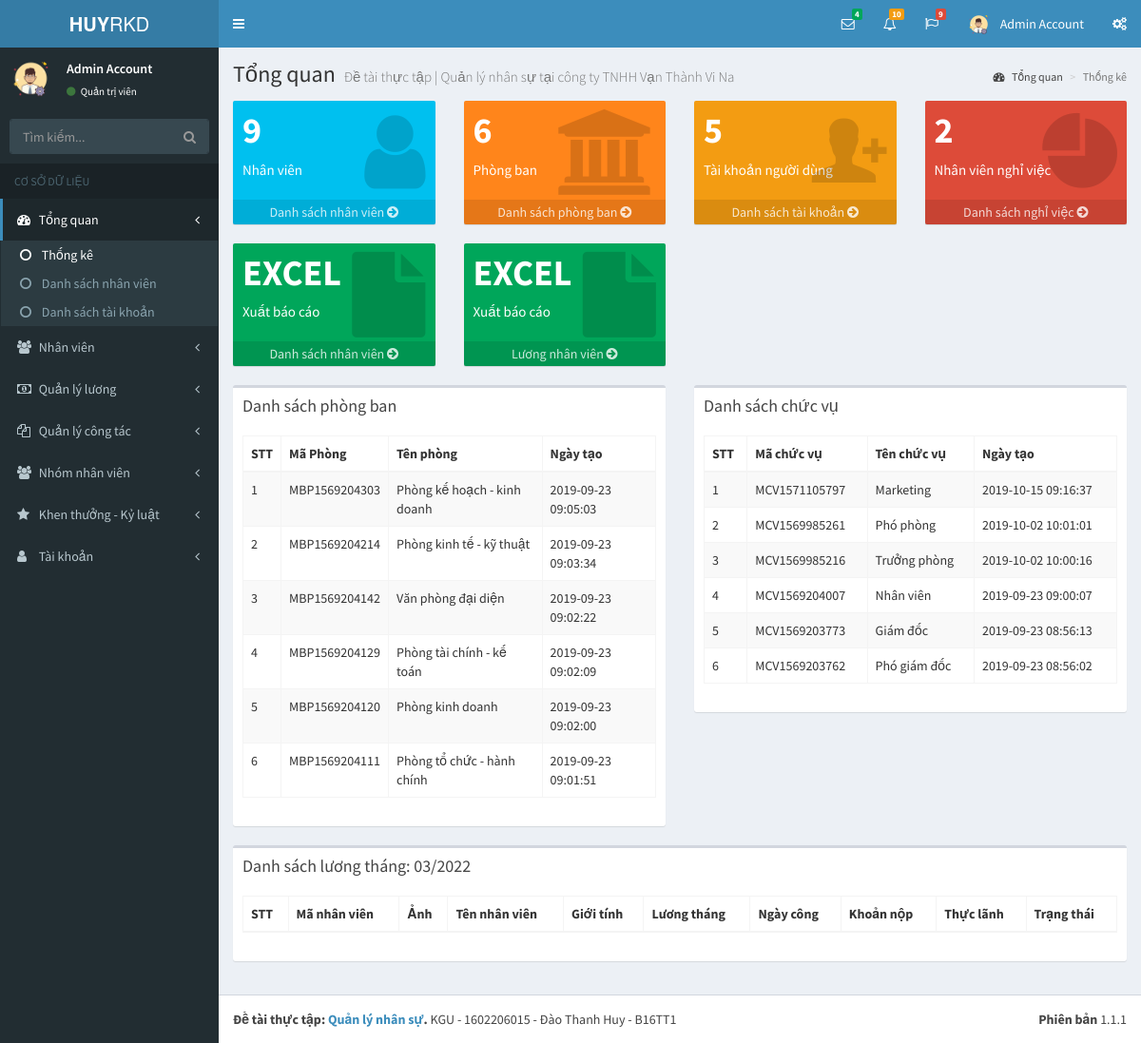
The app's page /pages/index.php?p=index&a=statistic (signed in) with its own data.
### tables this page shows
CREATE TABLE `tai_khoan` (
  `id` int(11) NOT NULL,
  `ho` varchar(50) NOT NULL,
  `ten` varchar(50) NOT NULL,
  `hinh_anh` varchar(50) NOT NULL,
  `email` varchar(50) NOT NULL,
  `mat_khau` varchar(50) NOT NULL,
  `so_dt` varchar(50) NOT NULL,
  `quyen` tinyint(1) NOT NULL,
  `trang_thai` tinyint(1) NOT NULL,
  `truy_cap` int(11) NOT NULL,
  `ngay_tao` datetime NOT NULL,
  `ngay_sua` datetime NOT NULL
);

CREATE TABLE `phong_ban` (
  `id` int(11) NOT NULL,
  `ma_phong_ban` varchar(255) NOT NULL,
  `ten_phong_ban` varchar(255) NOT NULL,
  `ghi_chu` varchar(255) NOT NULL,
  `nguoi_tao` varchar(50) NOT NULL,
  `ngay_tao` datetime NOT NULL,
  `nguoi_sua` varchar(50) DEFAULT NULL,
  `ngay_sua` datetime DEFAULT NULL
);

CREATE TABLE `chuc_vu` (
  `id` int(11) NOT NULL,
  `ma_chuc_vu` varchar(50) NOT NULL,
  `ten_chuc_vu` varchar(255) NOT NULL,
  `luong_ngay` double NOT NULL,
  `ghi_chu` varchar(255) NOT NULL,
  `nguoi_tao` varchar(50) NOT NULL,
  `ngay_tao` datetime NOT NULL,
  `nguoi_sua` varchar(50) NOT NULL,
  `ngay_sua` datetime NOT NULL
);

### pages/index.php (the view, shortened to what this page needs)
<?php
if(isset($_SESSION['username']) && isset($_SESSION['level']))
{
	include('../layouts/header.php');
	include('../layouts/topbar.php');
	include('../layouts/sidebar.php');
	$nv = "SELECT count(id) as soluong FROM nhanvien";
	$resultNV = mysqli_query($conn, $nv);
	$rowNV = mysqli_fetch_array($resultNV);
	$tongNV = $rowNV['soluong'];
	$nghiViec = "SELECT count(id) as soluong FROM nhanvien WHERE trang_thai = 0";
	$resultNghiViec = mysqli_query($conn, $nghiViec);
	$rowNghiViec = mysqli_fetch_array($resultNghiViec);
	$tongNghiViec = $rowNghiViec['soluong'];
	$pb = "SELECT count(id) as soluong FROM phong_ban";
	$resultPB = mysqli_query($conn, $pb);
	$rowPB = mysqli_fetch_array($resultPB);
	$tongPB = $rowPB['soluong'];
	$tk = "SELECT count(id) as soluong FROM tai_khoan";
	$resultTK = mysqli_query($conn, $tk);
	$rowTK = mysqli_fetch_array($resultTK);
	$tongTK = $rowTK['soluong'];
	$phongBan = "SELECT ma_phong_ban, ten_phong_ban, ngay_tao FROM phong_ban ORDER BY id DESC";
	$resultPhongBan = mysqli_query($conn, $phongBan);
	$arrPhongBan = array();
	while ($rowPhongBan = mysqli_fetch_array($resultPhongBan))
	{
		$arrPhongBan[] = $rowPhongBan;
	}
	$chucVu = "SELECT ma_chuc_vu, ten_chuc_vu, ngay_tao FROM chuc_vu ORDER BY id DESC";
	$resultChucVu = mysqli_query($conn, $chucVu);
	$arrChucVu = array();
	while ($rowChucVu = mysqli_fetch_array($resultChucVu))
	{
		$arrChucVu[] = $rowChucVu;
	}
	$thangLuongHienTai = date_format(date_create(date("Y-m-d H:i:s")), "m/Y");
?>
	<div class="content-wrapper">
	    <section class="content-header">
	      <h1>
	        Tổng quan
	        <small>Đề tài thực tập | Quản lý nhân sự tại công ty TNHH Vạn Thành Vi Na</small>
	      </h1>
	      <ol class="breadcrumb">
	        <li><a href="index.php?p=index&a=statistic"><i class="fa fa-dashboard"></i> Tổng quan</a></li>
	        <li class="active">Thống kê</li>
	      </ol>
	    </section>
	    <section class="content">
	      <div class="row">
	        <div class="col-lg-3 col-xs-6">
	          <div class="small-box bg-aqua">
	            <div class="inner">
	              <h3><?php echo $tongNV; ?></h3>
	              <p>Nhân viên</p>
	            </div>
	            <div class="icon">
	              <i class="fa fa-user"></i>
	            </div>
	            <a href="danh-sach-nhan-vien.php?p=staff&a=list-staff" class="small-box-footer">Danh sách nhân viên <i class="fa fa-arrow-circle-right"></i></a>
	          </div>
	        </div>
	        <div class="col-lg-3 col-xs-6">
	          <div class="small-box bg-orange">
	            <div class="inner">
	              <h3><?php echo $tongPB; ?></h3>
	              <p>Phòng ban</p>
	            </div>
	            <div class="icon">
	              <i class="fa fa-bank"></i>
	            </div>
	            <a href="phong-ban.php?p=staff&a=room" class="small-box-footer">Danh sách phòng ban <i class="fa fa-arrow-circle-right"></i></a>
	          </div>
	        </div>
	        <div class="col-lg-3 col-xs-6">
	          <div class="small-box bg-yellow">
	            <div class="inner">
	              <h3><?php echo $tongTK; ?></h3>
	              <p>Tài khoản người dùng</p>
	            </div>
	            <div class="icon">
	              <i class="ion ion-person-add"></i>
	            </div>
	            <a href="ds-tai-khoan.php?p=account&a=list-account" class="small-box-footer">Danh sách tài khoản <i class="fa fa-arrow-circle-right"></i></a>
	          </div>
	        </div>
	        <div class="col-lg-3 col-xs-6">
	          <div class="small-box bg-red">
	            <div class="inner">
	              <h3><?php echo $tongNghiViec; ?></h3>
	              <p>Nhân viên nghỉ việc</p>
	            </div>
	            <div class="icon">
	              <i class="ion ion-pie-graph"></i>
	            </div>
	            <a href="#" class="small-box-footer" onclick="return false;">Danh sách nghỉ việc <i class="fa fa-arrow-circle-right"></i></a>
	          </div>
	        </div>
	        <div class="col-lg-3 col-xs-6">
	          <div class="small-box bg-green">
	            <div class="inner">
	              <h3>EXCEL</h3>
	              <p>Xuất báo cáo</p>
	            </div>
	            <div class="icon">
	              <i class="fa fa-file"></i>
	            </div>
	            <a href="export-nhan-vien.php" class="small-box-footer">Danh sách nhân viên <i class="fa fa-arrow-circle-right"></i></a>
	          </div>
	        </div>
	        <div class="col-lg-3 col-xs-6">
	          <div class="small-box bg-green">
	            <div class="inner">
	              <h3>EXCEL</h3>
	              <p>Xuất báo cáo</p>
	            </div>
	            <div class="icon">
	              <i class="fa fa-file"></i>
	            </div>
	            <a href="export-bang-luong.php" class="small-box-footer">Lương nhân viên <i class="fa fa-arrow-circle-right"></i></a>
	          </div>
	        </div>
	      </div>
	      <div class="row">
	      	<div class="col-lg-6">
	      		<div class="box">
		            <div class="box-header">
		              <h3 class="box-title">Danh sách phòng ban</h3>
		            </div>
		            <div class="box-body">
		              <div class="table-responsive">
		                <table id="example1" class="table table-bordered table-striped">
		                  <thead>
		                  <tr>
		                    <th>STT</th>
		                    <th>Mã Phòng</th>
		                    <th>Tên phòng</th>
		                    <th>Ngày tạo</th>
		                  </tr>
		                  </thead>
		                  <tbody>
		                  <?php
		                    $count = 1;
		                    foreach ($arrPhongBan as $pb)
		                    {
		                  ?>
		                      <tr>
		                        <td><?php echo $count; ?></td>
		                        <td><?php echo $pb['ma_phong_ban']; ?></td>
		                        <td><?php echo $pb['ten_phong_ban']; ?></td>
		                        <td><?php echo $pb['ngay_tao']; ?></td>
		                      </tr>
		                  <?php
		                      $count++;
		                    }
		                  ?>
		                  </tbody>
		                </table>
		              </div>
		            </div>
		         </div>
	      	</div>
	      	<div class="col-lg-6">
	      		<div class="box">
		            <div class="box-header">
		              <h3 class="box-title">Danh sách chức vụ</h3>
		            </div>
		            <div class="box-body">
		              <div class="table-responsive">
		                <table id="example3" class="table table-bordered table-striped">
		                  <thead>
		                  <tr>
		                    <th>STT</th>
		                    <th>Mã chức vụ</th>
		                    <th>Tên chức vụ</th>
		                    <th>Ngày tạo</th>
		                  </tr>
		                  </thead>
		                  <tbody>
		                  <?php
		                    $count = 1;
		                    foreach ($arrChucVu as $cv)
		                    {
		                  ?>
		                      <tr>
		                        <td><?php echo $count; ?></td>
		                        <td><?php echo $cv['ma_chuc_vu']; ?></td>
		                        <td><?php echo $cv['ten_chuc_vu']; ?></td>
		                        <td><?php echo $cv['ngay_tao']; ?></td>
		                      </tr>
		                  <?php
		                      $count++;
		                    }
		                  ?>
		                  </tbody>
		                </table>
		              </div>
		            </div>
		         </div>
	      	</div>
	      	<div class="col-lg-12">
	      		<div class="box">
		            <div class="box-header">
		              <h3 class="box-title">Danh sách lương tháng: <?php echo $thangLuongHienTai; ?></h3>
		            </div>
		            <div class="box-body">
		              <div class="table-responsive">
		                <table id="example4" class="table table-bordered table-striped">
		                  <thead>
		                  <tr>
		                    <th>STT</th>
		                    <th>Mã nhân viên</th>
		                    <th>Ảnh</th>
		                    <th>Tên nhân viên</th>
		                    <th>Giới tính</th>
		                    <th>Lương tháng</th>
		                    <th>Ngày công</th>
		                    <th>Khoản nộp</th>
		                    <th>Thực lãnh</th>
		                    <th>Trạng thái</th>
		                  </tr>
		                  </thead>
		                </table>
		              </div>
		            </div>
		         </div>
	      	</div>
	      </div>
	    </section>
	</div>
<?php
	include('../layouts/footer.php');
}
else
{
	header('Location: dang-nhap.php');
}
?>

### layouts/topbar.php (shortened to what this page needs)
<body class="hold-transition skin-blue sidebar-mini">
<div class="wrapper">
  <header class="main-header">
    <a href="index.php?p=index&a=statistic" class="logo">
      <span class="logo-lg"><b>HUY</b>RKD</span>
    </a>
    <nav class="navbar navbar-static-top">
      <a href="#" class="sidebar-toggle" data-toggle="push-menu" role="button">
      </a>
      <div class="navbar-custom-menu">
        <ul class="nav navbar-nav">
          <li class="dropdown messages-menu">
            <a href="#" class="dropdown-toggle" data-toggle="dropdown">
              <i class="fa fa-envelope-o"></i>
              <span class="label label-success">4</span>
            </a>
          </li>
          <li class="dropdown notifications-menu">
            <a href="#" class="dropdown-toggle" data-toggle="dropdown">
              <i class="fa fa-bell-o"></i>
              <span class="label label-warning">10</span>
            </a>
          </li>
          <li class="dropdown tasks-menu">
            <a href="#" class="dropdown-toggle" data-toggle="dropdown">
              <i class="fa fa-flag-o"></i>
              <span class="label label-danger">9</span>
            </a>
          </li>
          <li class="dropdown user user-menu">
            <a href="#" class="dropdown-toggle" data-toggle="dropdown">
              <img src="../uploads/images/<?php echo $row_acc['hinh_anh']; ?>" class="user-image" alt="User Image">
              <span class="hidden-xs"><?php echo $row_acc['ten']; ?> <?php echo $row_acc['ho']; ?></span>
            </a>
          </li>
          <li>
            <a href="#" data-toggle="control-sidebar"><i class="fa fa-gears"></i></a>
          </li>
        </ul>
      </div>
    </nav>
  </header>

### layouts/sidebar.php (shortened to what this page needs)
<?php
    if(isset($_GET['p']) && isset($_GET['a']))
    {
        $p = $_GET['p'];
        $a = $_GET['a'];
    }
?>
  <aside class="main-sidebar">
    <section class="sidebar">
      <div class="user-panel">
        <div class="pull-left image">
          <img src="../uploads/images/<?php echo $row_acc['hinh_anh']; ?>" class="img-circle" alt="User Image">
        </div>
        <div class="pull-left info">
          <p>
            <?php echo $row_acc['ten']; ?> <?php echo $row_acc['ho']; ?>
          </p>
          <a href="#"><i class="fa fa-circle text-success"></i>
            <?php
              if($row_acc['quyen'] == 1)
              {
                echo "Quản trị viên";
              }
              else
              {
                echo "Nhân viên";
              }
            ?>
          </a>
        </div>
      </div>
      <form action="#" method="get" class="sidebar-form">
        <div class="input-group">
          <input type="text" name="q" class="form-control" placeholder="Tìm kiếm...">
          <span class="input-group-btn">
                <button type="submit" name="search" id="search-btn" class="btn btn-flat"><i class="fa fa-search"></i>
                </button>
              </span>
        </div>
      </form>
      <ul class="sidebar-menu" data-widget="tree">
        <li class="header">CƠ SỞ DỮ LIỆU</li>
        <li class="<?php if($p == 'index') echo 'active'; ?> treeview">
          <a href="#">
            <i class="fa fa-dashboard"></i> <span>Tổng quan</span>
            <span class="pull-right-container">
              <i class="fa fa-angle-left pull-right"></i>
            </span>
          </a>
          <ul class="treeview-menu">
            <li class="<?php if($a == 'statistic') echo 'active'; ?>"><a href="index.php?p=index&a=statistic"><i class="fa fa-circle-o"></i> Thống kê</a></li>
            <li class="<?php if($a == 'nhanvien') echo 'active'; ?>"><a a href="ds-nhanvien.php?p=index&a=nhanvien"><i class="fa fa-circle-o"></i> Danh sách nhân viên</a></li>
            <li class="<?php if(($p == 'index') && ($a == 'taikhoan')) echo 'active'; ?>"><a href="index_taikhoan.php?p=index&a=taikhoan"><i class="fa fa-circle-o"></i> Danh sách tài khoản</a></li>
          </ul>
        </li>
        <li class="<?php if($p == 'staff') echo 'active'; ?> treeview">
          <a href="#">
            <i class="fa fa-users"></i>
            <span>Nhân viên</span>
            <span class="pull-right-container">
              <i class="fa fa-angle-left pull-right"></i>
            </span>
          </a>
        </li>
        <li class="<?php if($p == 'salary') echo 'active'; ?> treeview">
          <a href="#">
            <i class="fa fa-money"></i>
            <span>Quản lý lương</span>
            <span class="pull-right-container">
              <i class="fa fa-angle-left pull-right"></i>
            </span>
          </a>
        </li>
        <li class="<?php if($p == 'collaborate') echo 'active'; ?> treeview">
          <a href="#">
            <i class="fa fa-files-o"></i>
            <span>Quản lý công tác</span>
            <span class="pull-right-container">
              <i class="fa fa-angle-left pull-right"></i>
            </span>
          </a>
        </li>
        <li class="<?php if($p == 'group') echo 'active'; ?> treeview">
          <a href="#">
            <i class="fa fa-users"></i> <span>Nhóm nhân viên</span>
            <span class="pull-right-container">
              <i class="fa fa-angle-left pull-right"></i>
            </span>
          </a>
        </li>
        <li class="<?php if($p == 'bonus-discipline') echo 'active'; ?> treeview">
          <a href="#">
            <i class="fa fa-star"></i> <span>Khen thưởng - Kỷ luật</span>
            <span class="pull-right-container">
              <i class="fa fa-angle-left pull-right"></i>
            </span>
          </a>
        </li>
        <li class="<?php if($p == 'account') echo 'active'; ?> treeview">
          <a href="#">
            <i class="fa fa-user"></i> <span>Tài khoản</span>
            <span class="pull-right-container">
              <i class="fa fa-angle-left pull-right"></i>
            </span>
          </a>
        </li>
      </ul>
    </section>
  </aside>

### records on screen
tai_khoan: hinh_anh (picture), ten "Admin", ho "Account"
phong_ban: ma_phong_ban "MBP1569204303", ten_phong_ban "Phòng kế hoạch - kinh doanh", ngay_tao "2019-09-23 09:05:03"
phong_ban: ma_phong_ban "MBP1569204214", ten_phong_ban "Phòng kinh tế - kỹ thuật", ngay_tao "2019-09-23 09:03:34"
phong_ban: ma_phong_ban "MBP1569204142", ten_phong_ban "Văn phòng đại diện", ngay_tao "2019-09-23 09:02:22"
phong_ban: ma_phong_ban "MBP1569204129", ten_phong_ban "Phòng tài chính - kế toán", ngay_tao "2019-09-23 09:02:09"
phong_ban: ma_phong_ban "MBP1569204120", ten_phong_ban "Phòng kinh doanh", ngay_tao "2019-09-23 09:02:00"
phong_ban: ma_phong_ban "MBP1569204111", ten_phong_ban "Phòng tổ chức - hành chính", ngay_tao "2019-09-23 09:01:51"
chuc_vu: ma_chuc_vu "MCV1571105797", ten_chuc_vu "Marketing", ngay_tao "2019-10-15 09:16:37"
chuc_vu: ma_chuc_vu "MCV1569985261", ten_chuc_vu "Phó phòng", ngay_tao "2019-10-02 10:01:01"
chuc_vu: ma_chuc_vu "MCV1569985216", ten_chuc_vu "Trưởng phòng", ngay_tao "2019-10-02 10:00:16"
chuc_vu: ma_chuc_vu "MCV1569204007", ten_chuc_vu "Nhân viên", ngay_tao "2019-09-23 09:00:07"
chuc_vu: ma_chuc_vu "MCV1569203773", ten_chuc_vu "Giám đốc", ngay_tao "2019-09-23 08:56:13"
chuc_vu: ma_chuc_vu "MCV1569203762", ten_chuc_vu "Phó giám đốc", ngay_tao "2019-09-23 08:56:02"

### other values on screen
$tongNV "9"
$tongPB "6"
$tongTK "5"
$tongNghiViec "2"
$thangLuongHienTai "03/2022"
